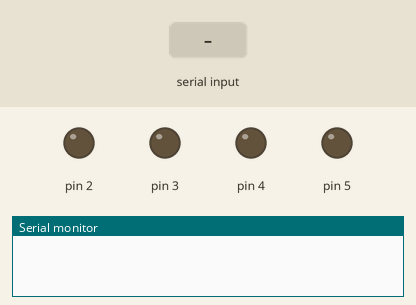
The sketch below on a simulated Arduino Uno, built with avr-gcc and run on an emulated ATmega328P. On the bench: output pins drawn as LEDs (lit = HIGH), the last lines printed to the serial monitor. The test bench sets the inputs (shaded band).

Above: at 1.2 s.
1.3 s: "F" received over Serial
At 2.1 s:
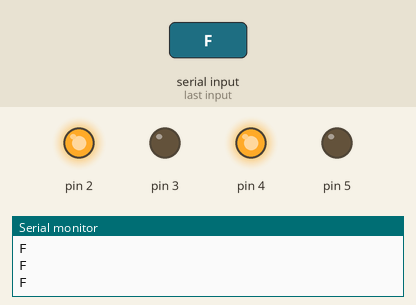
2.8 s: "B" received over Serial
At 3.5 s:
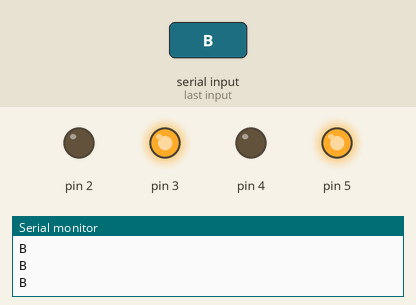
4.3 s: "R" received over Serial
At 5.5 s:
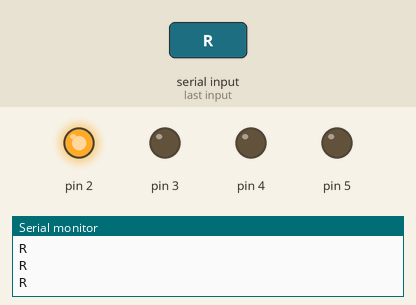
5.8 s: "L" received over Serial
At 6.9 s:
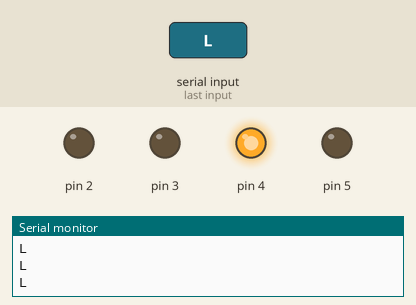
Timing chart, 0 to 8.3 s (numbered marks = the images above; inputs shaded):
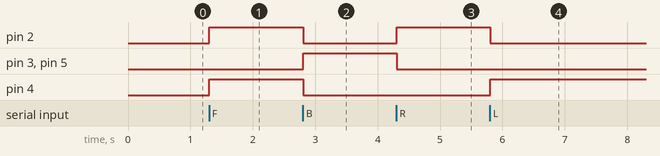

Measured:
- after the input at 1.3 s, pin 2, pin 4: LOW → HIGH at once
- after the input at 2.8 s, pin 2, pin 4: HIGH → LOW at once; pin 3, pin 5: LOW → HIGH at once
- after the input at 4.3 s, pin 2: LOW → HIGH at once; pin 3, pin 5: HIGH → LOW at once
- after the input at 5.8 s, pin 2: HIGH → LOW at once; pin 4: LOW → HIGH at once

The sketch:

Bluetooth_Controller.ino
```cpp
char command;
String string;

  void setup()  //insert your inputs or outputs here as required to accomodate your project
  {
     pinMode(2,OUTPUT);
     pinMode(3,OUTPUT);
     pinMode(4,OUTPUT);
     pinMode(5,OUTPUT);

    Serial.begin(9600);

  }

  void loop()
  {
    if (Serial.available() > 0)
    {string = "";}

    while(Serial.available() > 0)
    {
      command = ((byte)Serial.read());

      if(command == ':')
      {
        break;
      }

      else
      {
        string += command;
      }

      delay(1);
    }

    if(string == "F")//Forward or other command
    {
  digitalWrite(2, HIGH);
  digitalWrite(3, LOW);
  digitalWrite(4, HIGH);
  digitalWrite(5, LOW);
       Serial.println(string);
    }

    if(string =="B")//Back or other command
    {
  digitalWrite(2, LOW);
  digitalWrite(3, HIGH);
  digitalWrite(4, LOW);
  digitalWrite(5, HIGH);
        Serial.println(string);
    }

    if(string =="R")//Turn Right or other command
    {
  digitalWrite(2, HIGH);
  digitalWrite(3, LOW);
  digitalWrite(4, LOW);
  digitalWrite(5, LOW);
        Serial.println(string);
    }

    if(string =="L")//Turn Left or other command
    {
  digitalWrite(2, LOW);
  digitalWrite(3, LOW);
  digitalWrite(4, HIGH);
  digitalWrite(5, LOW);
        Serial.println(string);
    }

    if(string =="S")//Stop or other command
    {
  digitalWrite(2, LOW);
  digitalWrite(3, LOW);
  digitalWrite(4, LOW);
  digitalWrite(5, LOW);
        Serial.println(string);
    }

 }
```
